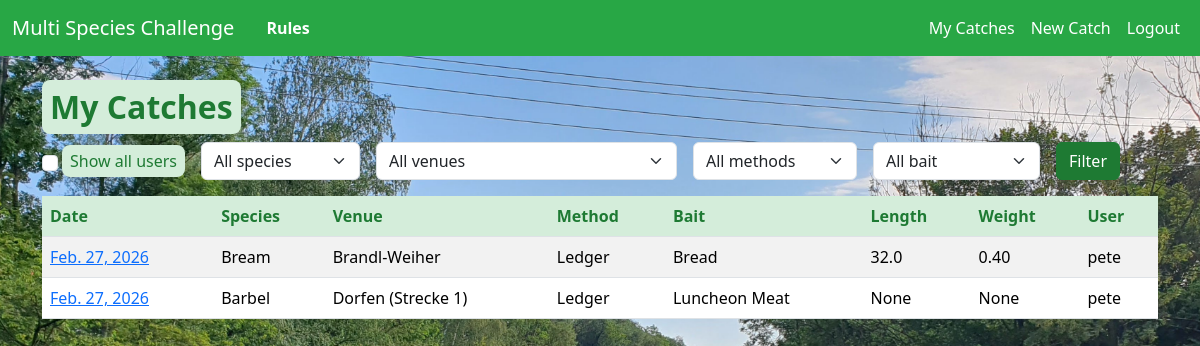
/catch/ (signed in), run on an earlier commit of the app's database.
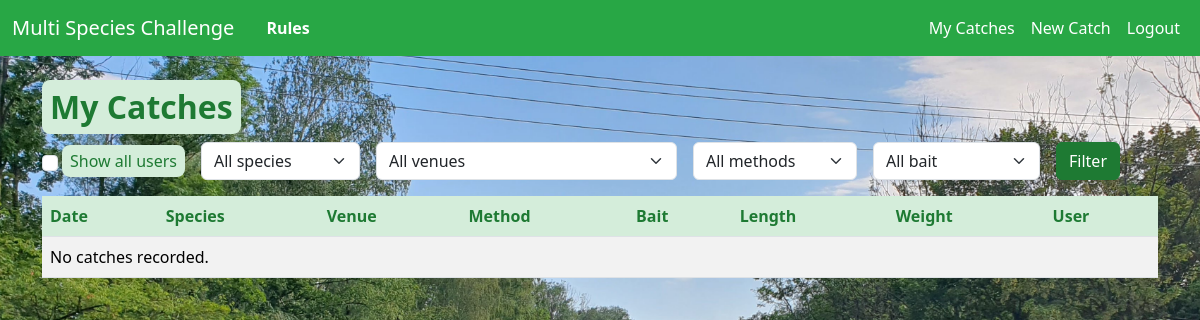
And on a later commit of the database.
### catch/models.py (models this page shows, shortened)
class Catch(models.Model):
    user = models.ForeignKey(settings.AUTH_USER_MODEL, on_delete=models.CASCADE)
    date = models.DateField()
    species = models.ForeignKey(Species, on_delete=models.PROTECT)
    venue = models.ForeignKey(Venue, on_delete=models.PROTECT)
    method = models.ForeignKey(Method, on_delete=models.PROTECT)
    bait = models.ForeignKey(Bait, on_delete=models.PROTECT)
    length = TolerantDecimalField(max_digits=4, decimal_places=1, blank=True, null=True)
    weight = models.DecimalField(max_digits=6, decimal_places=2, blank=True, null=True)
    picture = models.ImageField(upload_to='catch_pics/', blank=True, null=True)
    comments = models.TextField(blank=True, null=True)
    class Meta:
        ordering = ['-date']

class Species(models.Model):
    name = models.CharField(max_length=50, unique=True)
    class Meta:
        ordering = ['name']

class Venue(models.Model):
    name = models.CharField(max_length=50, unique=True)
    class Meta:
        ordering = ['name']

class Method(models.Model):
    name = models.CharField(max_length=50, unique=True)
    class Meta:
        ordering = ['name']

class Bait(models.Model):
    name = models.CharField(max_length=50, unique=True)
    class Meta:
        ordering = ['name']

### catch/views.py (the view)
# urls.py: path('', CatchListView.as_view(), name='catch_list'),
class CatchListView(LoginRequiredMixin, ListView):
    model = Catch
    template_name = 'catch/catch_list.html'
    context_object_name = 'catches'
    paginate_by = 20
    def get_queryset(self):
        show_all = self.request.GET.get('all') == '1'
        if show_all:
            qs = Catch.objects.all()
        else:
            qs = Catch.objects.filter(user=self.request.user)
        species = self.request.GET.get('species')
        venue = self.request.GET.get('venue')
        method = self.request.GET.get('method')
        bait = self.request.GET.get('bait')
        length = self.request.GET.get('length')
        if species:
            qs = qs.filter(species_id=species)
        if venue:
            qs = qs.filter(venue_id=venue)
        if method:
            qs = qs.filter(method_id=method)
        if bait:
            qs = qs.filter(bait_id=bait)
        if length:
            try:
                qs = qs.filter(length=float(length))
            except (ValueError, TypeError):
                pass
        return qs
    def get_context_data(self, **kwargs):
        ctx = super().get_context_data(**kwargs)
        ctx['species_choices'] = Species.objects.all()
        ctx['venue_choices'] = Venue.objects.all()
        ctx['method_choices'] = Method.objects.all()
        ctx['bait_choices'] = Bait.objects.all()
        ctx['current_filters'] = {
            'species': self.request.GET.get('species', ''),
            'venue': self.request.GET.get('venue', ''),
            'method': self.request.GET.get('method', ''),
            'bait': self.request.GET.get('bait', ''),
            'length': self.request.GET.get('length', ''),
            'all': self.request.GET.get('all', ''),
        }
        ctx['show_all'] = self.request.GET.get('all') == '1'
        return ctx

### catch/context_processors.py (called while the page is built)
def random_background(request):
    if 'background' not in request.session:
        images_dir = os.path.join(settings.BASE_DIR, 'static', 'images', 'fishing')
        try:
            pics = [f for f in os.listdir(images_dir) if os.path.isfile(os.path.join(images_dir, f))]
        except FileNotFoundError:
            pics = []
        if pics:
            choice = random.choice(pics)
            request.session['background'] = f'images/fishing/{choice}'
    return {'random_bg': request.session.get('background', '')}

### catch/models.py (called while the page is built)
    def from_db_value(self, value, expression, connection):
        if value is None:
            return None
        try:
            return self.to_python(value)
        except (TypeError, InvalidOperation, ValueError):
            return None

### catch/templates/catch/catch_list.html (shortened to what this page needs)
{% extends 'base.html' %}
{% block content %}
<h2>{% if show_all %}All Catches{% else %}My Catches{% endif %}</h2>
<form method="get" class="row g-3 mb-3">
  <div class="col-auto d-flex align-items-center">
    <input type="checkbox" name="all" value="1" id="id_all" class="form-check-input" {% if current_filters.all == '1' %}checked{% endif %}>
    <label for="id_all" class="form-check-label ms-1">Show all users</label>
  </div>
  <div class="col-auto">
    <select name="species" class="form-select">
      <option value="">All species</option>
    </select>
  </div>
  <div class="col-auto">
    <select name="venue" class="form-select">
      <option value="">All venues</option>
    </select>
  </div>
  <div class="col-auto">
    <select name="method" class="form-select">
      <option value="">All methods</option>
    </select>
  </div>
  <div class="col-auto">
    <select name="bait" class="form-select">
      <option value="">All bait</option>
    </select>
  </div>
  <div class="col-auto">
    <button class="btn btn-primary" type="submit">Filter</button>
  </div>
</form>
<table class="table table-striped">
    <thead>
        <tr>
            <th>Date</th>
            <th>Species</th>
            <th>Venue</th>
            <th>Method</th>
            <th>Bait</th>
            <th>Length</th>
            <th>Weight</th>
            <th>User</th>
        </tr>
    </thead>
    <tbody>
        {% for catch in catches %}
        <tr>
          <td><a href="{% url 'catch_detail' catch.pk %}">{{ catch.date }}</a></td>
          <td>{{ catch.species.name }}</td>
          <td>{{ catch.venue.name }}</td>
          <td>{{ catch.method.name }}</td>
          <td>{{ catch.bait.name }}</td>
          <td>{{ catch.length }}</td>
          <td>{{ catch.weight }}</td>
          <td>{{ catch.user.username }}</td>
        </tr>
        {% empty %}
        <tr><td colspan="8">No catches recorded.</td></tr>
        {% endfor %}
    </tbody>
</table>
{% endblock %}

### templates/base.html (shortened to what this page needs)
<!DOCTYPE html>
<html lang="en">
<head>
    {% load static %}
    {% load django_bootstrap5 %}
    {% bootstrap_css %}
    <link rel="stylesheet" href="{% static 'css/site.css' %}">
</head>
<body{% if random_bg %} style="background-image: url('{% static random_bg %}');"{% endif %}>
<nav class="navbar navbar-expand-lg navbar-light">
  <div class="container-fluid">
    <a class="navbar-brand" href="{% url 'home' %}">Multi Species Challenge</a>
    <a href="{% url 'rules' %}" class="nav-link ms-3" target="_blank" style="font-weight:600;">Rules</a>
    <div class="collapse navbar-collapse" id="navbarNav">
      <ul class="navbar-nav ms-auto">
        {% if user.is_authenticated %}
          <li class="nav-item"><a class="nav-link" href="{% url 'catch_list' %}">My Catches</a></li>
          <li class="nav-item"><a class="nav-link" href="{% url 'catch_new' %}">New Catch</a></li>
          <li class="nav-item">
            <form method="post" action="{% url 'logout' %}" class="nav-link p-0">
                <button type="submit" class="nav-link btn btn-link">Logout</button>
            </form>
          </li>
        {% else %}
          <li class="nav-item"><a class="nav-link" href="{% url 'login' %}">Login</a></li>
          <li class="nav-item"><a class="nav-link" href="{% url 'register' %}">Register</a></li>
        {% endif %}
      </ul>
    </div>
  </div>
</nav>
<div class="container mt-4 content">
    {% block content %}{% endblock %}
</div>
</body>
</html>

### static/css/site.css (style rules this page uses)
:root { --bs-primary: #28a745; --bs-secondary: #6c757d; --bs-success: #28a745; --header-color: #1e7a33; --bs-info: #17a2b8; --bs-warning: #ffc107; --bs-danger: #dc3545; --bs-light: #f8f9fa; --bs-dark: #343a40; }
html, body { height: 100%; margin: 0; padding: 0; }
body { background-color: #f4fef4; background-size: cover; background-repeat: no-repeat; background-position: center center; background-attachment: fixed; min-height: 100vh; }
.navbar { background-color: var(--bs-success) !important; }
.navbar .navbar-brand, .navbar .nav-link { color: #fff !important; }
.content label, .content .form-label, .content .form-check-label, .content .form-control-label { color: var(--header-color) !important; font-weight: 500; background-color: #d4edda !important; padding: 0.25rem 0.5rem !important; display: inline-block !important; border-radius: 0.5rem !important; }
.content h1, .content h2, .content h3, .content h4, .content h5, .content h6 { color: var(--header-color) !important; font-weight: 600; background-color: #d4edda !important; padding: 0.5rem !important; display: inline-block !important; border-radius: 0.5rem !important; }
.content th { color: var(--header-color) !important; font-weight: 600; background-color: #d4edda !important; padding: 0.5rem !important; }
.btn-primary { background-color: var(--header-color) !important; border-color: var(--header-color) !important; color: #fff !important; }

What changed in the data, as far as the page shows it:
removed Catch: date "Feb. 27, 2026", species.name "Bream", venue.name "Brandl-Weiher", method.name "Ledger", bait.name "Bread", length "32.0", weight "0.40", user.username "pete"
removed Catch: date "Feb. 27, 2026", species.name "Barbel", venue.name "Dorfen (Strecke 1)", method.name "Ledger", bait.name "Luncheon Meat", length "None", weight "None", user.username "pete"
Also different on the page:
text now shown: "No catches recorded."
